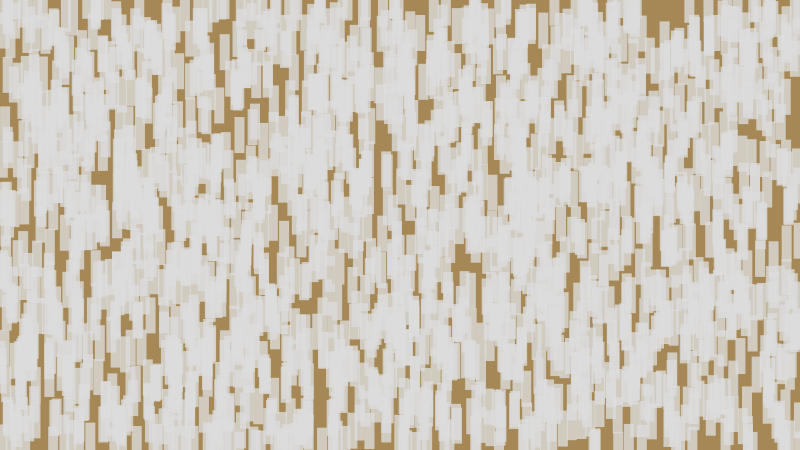
Frame 1 (no input)
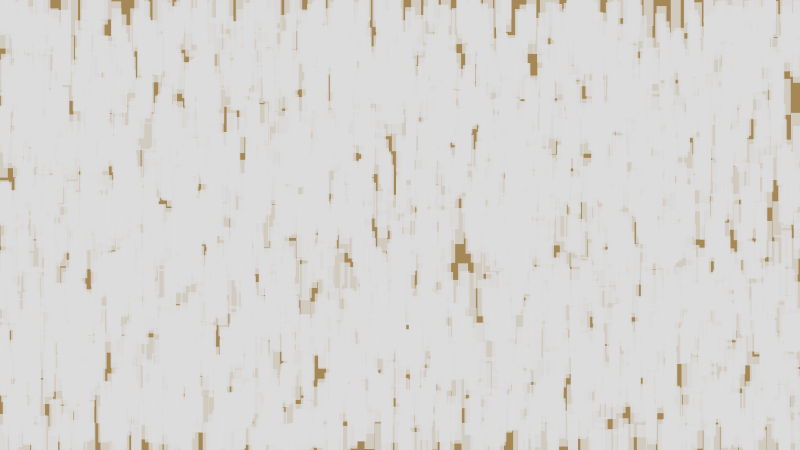
Frame 2 (the mouse pressed at the canvas centre, redrawn once)

The p5.js sketch that drew these frames (run headless with seeded random() and noise() and a simulated clock; the mouse was pressed at the canvas centre and the sketch redrawn once):

// p5.js sketch
// ── sketch.js
var canvasWidth = 800, canvasHeight = 450;
var backgroundColor = '#a58855';
var tapeColor = '#dddddd';
var tapeAlpha = 200;
var tapeNum = 2000;
var tapeWidth = canvasWidth / 80;
var tapeHeight = canvasHeight / 12.5;

function hexToRgb(hexString) {
  aColor = color(hexString);
  return [red(aColor), green(aColor), blue(aColor)];
}

function hexToRgbAlpha(hexString, alphaValue) {
  colorArray = hexToRgb(hexString);
  colorArray[3] = alphaValue;
  return colorArray;
}

function setup() {
  createCanvas(canvasWidth, canvasHeight);
  background(backgroundColor);
  rectMode(CENTER);
  noStroke();
  fill(hexToRgbAlpha(tapeColor, tapeAlpha));
}

function draw() {
  for (i = 0; i < tapeNum; i++) {
    x = random(0, canvasWidth);
    y = random(0, canvasHeight);
    rect(x, y, tapeWidth, tapeHeight);
  }
  noLoop();
}
